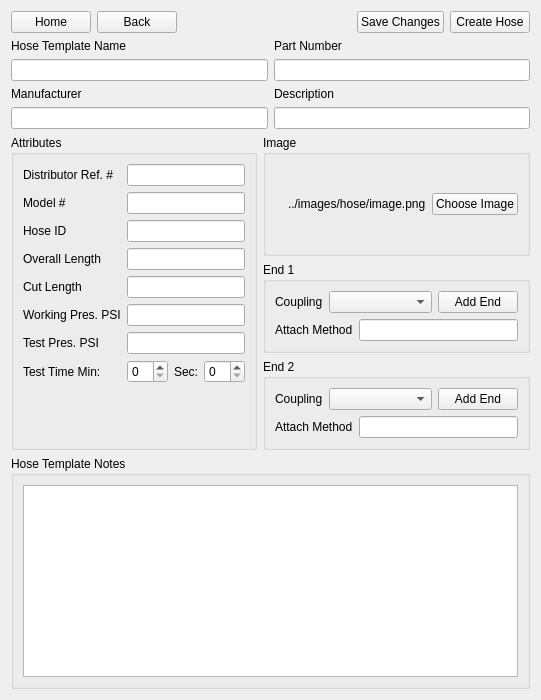
      <widget class="QWidget" name="AddTemplate">
       <layout class="QVBoxLayout" name="verticalLayout_15">
        <item>
         <layout class="QHBoxLayout" name="horizontalLayout_30">
          <item>
           <widget class="QPushButton" name="GoToHome_AddTemplate">
            <property name="text">
             <string>Home</string>
            </property>
           </widget>
          </item>
          <item>
           <widget class="QPushButton" name="GoBack_AddTemplate">
            <property name="text">
             <string>Back</string>
            </property>
           </widget>
          </item>
          <item>
           <spacer name="horizontalSpacer_9">
            <property name="orientation">
             <enum>Qt::Horizontal</enum>
            </property>
            <property name="sizeHint" stdset="0">
             <size>
              <width>40</width>
              <height>20</height>
             </size>
            </property>
           </spacer>
          </item>
          <item>
           <widget class="QPushButton" name="SaveChangesButton_AddTemplate">
            <property name="text">
             <string>Save Changes</string>
            </property>
           </widget>
          </item>
          <item>
           <widget class="QPushButton" name="CreateHose_AddTemplate">
            <property name="text">
             <string>Create Hose</string>
            </property>
           </widget>
          </item>
         </layout>
        </item>
        <item>
         <layout class="QGridLayout" name="gridLayout_17">
          <item row="0" column="0">
           <widget class="QLabel" name="label_32">
            <property name="text">
             <string>Hose Template Name</string>
            </property>
           </widget>
          </item>
          <item row="0" column="1">
           <widget class="QLabel" name="label_33">
            <property name="text">
             <string>Part Number</string>
            </property>
           </widget>
          </item>
          <item row="1" column="0">
           <widget class="QLineEdit" name="HoseName_AddTemplate"/>
          </item>
          <item row="1" column="1">
           <widget class="QLineEdit" name="PartNumber_AddTemplate"/>
          </item>
          <item row="2" column="0">
           <widget class="QLabel" name="label_34">
            <property name="text">
             <string>Manufacturer</string>
            </property>
           </widget>
          </item>
          <item row="2" column="1">
           <widget class="QLabel" name="label_35">
            <property name="text">
             <string>Description</string>
            </property>
           </widget>
          </item>
          <item row="3" column="0">
           <widget class="QLineEdit" name="HoseManufacturer_AddTemplate"/>
          </item>
          <item row="3" column="1">
           <widget class="QLineEdit" name="HoseDescription_AddTemplate"/>
          </item>
         </layout>
        </item>
        <item>
         <layout class="QHBoxLayout" name="horizontalLayout_36">
          <item>
           <widget class="QGroupBox" name="groupBox_11">
            <property name="title">
             <string>Attributes</string>
            </property>
            <layout class="QFormLayout" name="formLayout">
             <item row="0" column="0">
              <widget class="QLabel" name="label_36">
               <property name="text">
                <string>Distributor Ref. #</string>
               </property>
              </widget>
             </item>
             <item row="0" column="1">
              <widget class="QLineEdit" name="DistributorReference_AddTemplate">
               <property name="sizePolicy">
                <sizepolicy hsizetype="Expanding" vsizetype="Fixed">
                 <horstretch>1</horstretch>
                 <verstretch>0</verstretch>
                </sizepolicy>
               </property>
              </widget>
             </item>
             <item row="1" column="0">
              <widget class="QLabel" name="label_37">
               <property name="text">
                <string>Model #</string>
               </property>
              </widget>
             </item>
             <item row="1" column="1">
              <widget class="QLineEdit" name="ModelNumber_AddTemplate"/>
             </item>
             <item row="2" column="0">
              <widget class="QLabel" name="label_38">
               <property name="text">
                <string>Hose ID</string>
               </property>
              </widget>
             </item>
             <item row="2" column="1">
              <widget class="QLineEdit" name="HoseInnerDiameter_AddTemplate"/>
             </item>
             <item row="3" column="0">
              <widget class="QLabel" name="label_39">
               <property name="text">
                <string>Overall Length</string>
               </property>
              </widget>
             </item>
             <item row="3" column="1">
              <widget class="QLineEdit" name="OverallLength_AddTemplate"/>
             </item>
             <item row="4" column="0">
              <widget class="QLabel" name="label_40">
               <property name="text">
                <string>Cut Length</string>
               </property>
              </widget>
             </item>
             <item row="4" column="1">
              <widget class="QLineEdit" name="CutLength_AddTemplate"/>
             </item>
             <item row="5" column="0">
              <widget class="QLabel" name="label_41">
               <property name="text">
                <string>Working Pres. PSI</string>
               </property>
              </widget>
             </item>
             <item row="5" column="1">
              <widget class="QLineEdit" name="WorkingPressure_AddTemplate"/>
             </item>
             <item row="6" column="0">
              <widget class="QLabel" name="label_42">
               <property name="text">
                <string>Test Pres. PSI</string>
               </property>
              </widget>
             </item>
             <item row="6" column="1">
              <widget class="QLineEdit" name="TestPressure_AddTemplate"/>
             </item>
             <item row="7" column="0">
              <widget class="QLabel" name="label_43">
               <property name="text">
                <string>Test Time Min:</string>
               </property>
              </widget>
             </item>
             <item row="7" column="1">
              <layout class="QHBoxLayout" name="horizontalLayout_31">
               <item>
                <widget class="QSpinBox" name="TestTimeMinutes_AddTemplate">
                 <property name="sizePolicy">
                  <sizepolicy hsizetype="Minimum" vsizetype="Fixed">
                   <horstretch>1</horstretch>
                   <verstretch>0</verstretch>
                  </sizepolicy>
                 </property>
                </widget>
               </item>
               <item>
                <widget class="QLabel" name="label_44">
                 <property name="text">
                  <string>Sec:</string>
                 </property>
                </widget>
               </item>
               <item>
                <widget class="QSpinBox" name="TestTimeSeconds_AddTemplate">
                 <property name="sizePolicy">
                  <sizepolicy hsizetype="Minimum" vsizetype="Fixed">
                   <horstretch>1</horstretch>
                   <verstretch>0</verstretch>
                  </sizepolicy>
                 </property>
                 <property name="maximum">
                  <number>60</number>
                 </property>
                </widget>
               </item>
              </layout>
             </item>
            </layout>
           </widget>
          </item>
          <item>
           <layout class="QVBoxLayout" name="verticalLayout_18">
            <item>
             <widget class="QGroupBox" name="groupBox_30">
              <property name="title">
               <string>Image</string>
              </property>
              <layout class="QHBoxLayout" name="horizontalLayout_28">
               <item>
                <widget class="QLabel" name="HoseImage_AddTemplate">
                 <property name="minimumSize">
                  <size>
                   <width>0</width>
                   <height>80</height>
                  </size>
                 </property>
                 <property name="maximumSize">
                  <size>
                   <width>120</width>
                   <height>80</height>
                  </size>
                 </property>
                 <property name="text">
                  <string/>
                 </property>
                </widget>
               </item>
               <item>
                <widget class="QLabel" name="ImageLocation_AddTemplate">
                 <property name="sizePolicy">
                  <sizepolicy hsizetype="Preferred" vsizetype="Preferred">
                   <horstretch>2</horstretch>
                   <verstretch>0</verstretch>
                  </sizepolicy>
                 </property>
                 <property name="text">
                  <string>../images/hose/image.png</string>
                 </property>
                </widget>
               </item>
               <item>
                <widget class="QPushButton" name="ChooseImageButton_AddTemplate">
                 <property name="text">
                  <string>Choose Image</string>
                 </property>
                </widget>
               </item>
              </layout>
             </widget>
            </item>
            <item>
             <widget class="QGroupBox" name="groupBox_12">
              <property name="title">
               <string>End 1</string>
              </property>
              <layout class="QVBoxLayout" name="verticalLayout_16">
               <item>
                <layout class="QHBoxLayout" name="horizontalLayout_32">
                 <item>
                  <widget class="QLabel" name="label_45">
                   <property name="text">
                    <string>Coupling</string>
                   </property>
                  </widget>
                 </item>
                 <item>
                  <widget class="QComboBox" name="CouplingEnd1_AddTemplate">
                   <property name="sizePolicy">
                    <sizepolicy hsizetype="Preferred" vsizetype="Fixed">
                     <horstretch>1</horstretch>
                     <verstretch>0</verstretch>
                    </sizepolicy>
                   </property>
                  </widget>
                 </item>
                 <item>
                  <widget class="QPushButton" name="End1AddEnd_AddTemplate">
                   <property name="text">
                    <string>Add End</string>
                   </property>
                  </widget>
                 </item>
                </layout>
               </item>
               <item>
                <layout class="QHBoxLayout" name="horizontalLayout_33">
                 <item>
                  <widget class="QLabel" name="label_46">
                   <property name="text">
                    <string>Attach Method</string>
                   </property>
                  </widget>
                 </item>
                 <item>
                  <widget class="QLineEdit" name="End1AttachMethod_AddTemplate">
                   <property name="sizePolicy">
                    <sizepolicy hsizetype="Expanding" vsizetype="Fixed">
                     <horstretch>1</horstretch>
                     <verstretch>0</verstretch>
                    </sizepolicy>
                   </property>
                  </widget>
                 </item>
                </layout>
               </item>
              </layout>
             </widget>
            </item>
            <item>
             <widget class="QGroupBox" name="groupBox_14">
              <property name="title">
               <string>End 2</string>
              </property>
              <layout class="QVBoxLayout" name="verticalLayout_17">
               <item>
                <layout class="QHBoxLayout" name="horizontalLayout_34">
                 <item>
                  <widget class="QLabel" name="label_47">
                   <property name="text">
                    <string>Coupling</string>
                   </property>
                  </widget>
                 </item>
                 <item>
                  <widget class="QComboBox" name="CouplingEnd2_AddTemplate">
                   <property name="sizePolicy">
                    <sizepolicy hsizetype="Preferred" vsizetype="Fixed">
                     <horstretch>1</horstretch>
                     <verstretch>0</verstretch>
                    </sizepolicy>
                   </property>
                  </widget>
                 </item>
                 <item>
                  <widget class="QPushButton" name="End2AddEnd_AddTemplate">
                   <property name="text">
                    <string>Add End</string>
                   </property>
                  </widget>
                 </item>
                </layout>
               </item>
               <item>
                <layout class="QHBoxLayout" name="horizontalLayout_35">
                 <item>
                  <widget class="QLabel" name="label_48">
                   <property name="text">
                    <string>Attach Method</string>
                   </property>
                  </widget>
                 </item>
                 <item>
                  <widget class="QLineEdit" name="End2AttachMethod_AddTemplate">
                   <property name="sizePolicy">
                    <sizepolicy hsizetype="Expanding" vsizetype="Fixed">
                     <horstretch>1</horstretch>
                     <verstretch>0</verstretch>
                    </sizepolicy>
                   </property>
                  </widget>
                 </item>
                </layout>
               </item>
              </layout>
             </widget>
            </item>
           </layout>
          </item>
         </layout>
        </item>
        <item>
         <widget class="QGroupBox" name="groupBox_13">
          <property name="title">
           <string>Hose Template Notes</string>
          </property>
          <layout class="QGridLayout" name="gridLayout_18">
           <item row="0" column="0">
            <widget class="QPlainTextEdit" name="Notes_AddTemplate"/>
           </item>
          </layout>
         </widget>
        </item>
       </layout>
      </widget>
